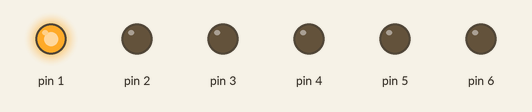
A sketch run on a simulated Arduino Uno, built with avr-gcc and run on an emulated ATmega328P. Shown: output pins drawn as LEDs (lit = HIGH).

Above: at 0.1 s.
At 7.4 s:
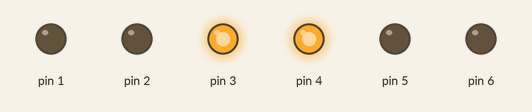
At 9.4 s:
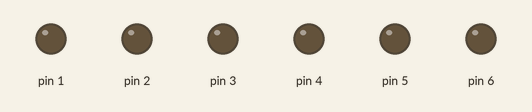
At 15.8 s:
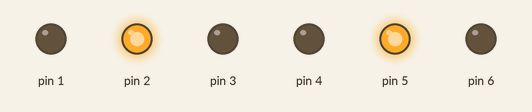
At 29.0 s:
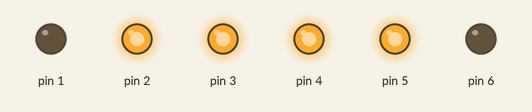
At 37.4 s:
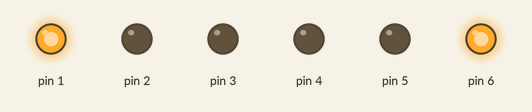
Timing chart, 0 to 40.0 s (numbered marks = the images above):
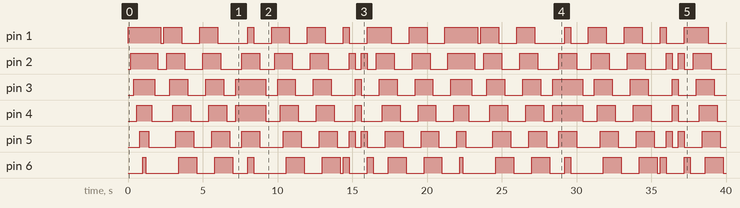

Measured:
- by itself, pin 1: LOW → HIGH at 0.00 s, → LOW 2.2 s later, → HIGH 0.20 s later, → LOW 1.2 s later, … (34 changes in this stretch)
- by itself, pin 2: LOW → HIGH at 0.20 s, → LOW 1.8 s later, → HIGH 0.60 s later, → LOW 1.2 s later, … (38 changes in this stretch)
- by itself, pin 3: LOW → HIGH at 0.40 s, → LOW 1.4 s later, → HIGH 1.0 s later, → LOW 1.2 s later, … (34 changes in this stretch)
- by itself, pin 4: LOW → HIGH at 0.60 s, → LOW 1.0 s later, → HIGH 1.4 s later, → LOW 1.2 s later, … (34 changes in this stretch)
- by itself, pin 5: LOW → HIGH at 0.80 s, → LOW 0.60 s later, → HIGH 1.8 s later, → LOW 1.2 s later, … (38 changes in this stretch)
- by itself, pin 6: LOW → HIGH at 1.0 s, → LOW 0.20 s later, → HIGH 2.2 s later, → LOW 1.2 s later, … (38 changes in this stretch)

The sketch:

test.ino
```cpp
//set in Led’s digital IO pin control
int Led1 = 1;
int Led2 = 2;
int Led3 = 3;
int Led4 = 4;
int Led5 = 5;
int Led6 = 6;
//led lamp run the example 1 program
void style_1(void)
{
 unsigned char j;
 for(j=1;j<=6;j++)//every 200ms light up one of led lamps with 1~6 pin in turn
 {
	 digitalWrite(j,HIGH);//light up the led lamps with j pin
	 delay(200);//delay 200ms
 }
 for(j=6;j>=1;j--)//every 200ms got out one of led lamps with 6~1 pin in turn
 {
	 digitalWrite(j,LOW);//go out the led lamps with j pin
	 delay(200);//delay 200ms
 }
}
//led lamp blink example program
void flash(void)
{
 unsigned char j,k;
 for(k=0;k<=1;k++)//blink twice
 {
	 for(j=1;j<=6;j++)//light up led lamps with 1~6 pin
	 {
	 digitalWrite(j,HIGH);//light up led lamp with j pin
	 delay(200);//delay 200ms
	 }
	 for(j=1;j<=6;j++)//go out the led lamp with 1~6 pin
	 {
	 digitalWrite(j,LOW);//go out the led lamp with j pin
	 delay(200);//delay 200ms
	 }
 }
}
//led lamp run the example 2 program
void style_2(void)
{
 unsigned char j,k;
 k=1;//set k is 1
 for(j=3;j>=1;j--)
 {
	 digitalWrite(j,HIGH);//light up
	 digitalWrite(j+k,HIGH);//light up
	 delay(400);//delay 400ms
	 k +=2;//k plus 2
 }
 k=5;//set k is 5
 for(j=1;j<=3;j++)
 {
	 digitalWrite(j,LOW);//go out
	 digitalWrite(j+k,LOW);//go out
	 delay(400);//delay 400ms
	 k -=2;//k sub 2
 }
}
// led lamp run the example 3 program
void style_3(void)
{
 unsigned char j,k;//led lamp run the example 3 program
 k=5;//set k is 5
 for(j=1;j<=3;j++)
 {
	 digitalWrite(j,HIGH);//light up
	 digitalWrite(j+k,HIGH);//light up
	 delay(400);//delay 400ms
	 digitalWrite(j,LOW);//go out
	 digitalWrite(j+k,LOW);//go out
	 k -=2;//k sub 2
}
 k=3;//set k is 3
 for(j=2;j>=1;j--)
 {
	 digitalWrite(j,HIGH);//light up
	 digitalWrite(j+k,HIGH);//light up
	 delay(400);//delay 400ms
	 digitalWrite(j,LOW);//go out
	 digitalWrite(j+k,LOW);//go out
	 k +=2;//k plus 2
 }
}
void setup()
{
 unsigned char i;
 for(i=1;i<=6;i++)//set 1~6 pin output in turn
 pinMode(i,OUTPUT);//set i pin output
}
void loop()
{
 style_1();//example 1
 flash();//blink
 style_2();//example 2
 flash();//blink
 style_3();//example 3
 flash();//blink
}
```
